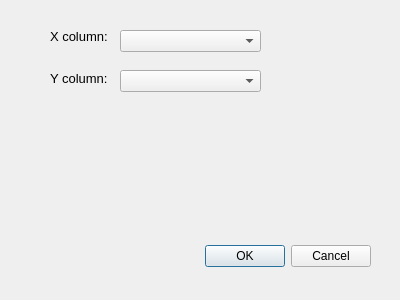
<?xml version="1.0" encoding="UTF-8"?>
<ui version="4.0">
 <class>SelectCoords</class>
 <widget class="QDialog" name="SelectCoords">
  <property name="windowModality">
   <enum>Qt::ApplicationModal</enum>
  </property>
  <property name="geometry">
   <rect>
    <x>0</x>
    <y>0</y>
    <width>400</width>
    <height>300</height>
   </rect>
  </property>
  <property name="windowTitle">
   <string>Dialog</string>
  </property>
  <widget class="QDialogButtonBox" name="buttonBox">
   <property name="geometry">
    <rect>
     <x>30</x>
     <y>240</y>
     <width>341</width>
     <height>32</height>
    </rect>
   </property>
   <property name="orientation">
    <enum>Qt::Horizontal</enum>
   </property>
   <property name="standardButtons">
    <set>QDialogButtonBox::Cancel|QDialogButtonBox::Ok</set>
   </property>
  </widget>
  <widget class="QLabel" name="lbl_xcol">
   <property name="geometry">
    <rect>
     <x>50</x>
     <y>30</y>
     <width>60</width>
     <height>13</height>
    </rect>
   </property>
   <property name="font">
    <font>
     <pointsize>10</pointsize>
    </font>
   </property>
   <property name="text">
    <string>X column:</string>
   </property>
  </widget>
  <widget class="QLabel" name="lbl_ycol">
   <property name="geometry">
    <rect>
     <x>50</x>
     <y>70</y>
     <width>60</width>
     <height>16</height>
    </rect>
   </property>
   <property name="font">
    <font>
     <pointsize>10</pointsize>
    </font>
   </property>
   <property name="text">
    <string>Y column:</string>
   </property>
  </widget>
  <widget class="QComboBox" name="cmb_xcol">
   <property name="geometry">
    <rect>
     <x>120</x>
     <y>30</y>
     <width>141</width>
     <height>22</height>
    </rect>
   </property>
  </widget>
  <widget class="QComboBox" name="cmb_ycol">
   <property name="geometry">
    <rect>
     <x>120</x>
     <y>70</y>
     <width>141</width>
     <height>22</height>
    </rect>
   </property>
  </widget>
 </widget>
 <resources/>
 <connections>
  <connection>
   <sender>buttonBox</sender>
   <signal>accepted()</signal>
   <receiver>SelectCoords</receiver>
   <slot>accept()</slot>
   <hints>
    <hint type="sourcelabel">
     <x>248</x>
     <y>254</y>
    </hint>
    <hint type="destinationlabel">
     <x>157</x>
     <y>274</y>
    </hint>
   </hints>
  </connection>
  <connection>
   <sender>buttonBox</sender>
   <signal>rejected()</signal>
   <receiver>SelectCoords</receiver>
   <slot>reject()</slot>
   <hints>
    <hint type="sourcelabel">
     <x>316</x>
     <y>260</y>
    </hint>
    <hint type="destinationlabel">
     <x>286</x>
     <y>274</y>
    </hint>
   </hints>
  </connection>
 </connections>
</ui>
